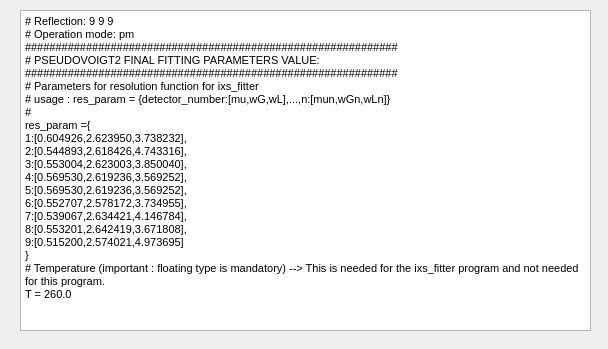
<?xml version="1.0" encoding="UTF-8"?>
<ui version="4.0">
 <class>Example_Resolution</class>
 <widget class="QDialog" name="Example_Resolution">
  <property name="geometry">
   <rect>
    <x>0</x>
    <y>0</y>
    <width>608</width>
    <height>349</height>
   </rect>
  </property>
  <property name="windowTitle">
   <string>Example resolution functions for Si(999)</string>
  </property>
  <widget class="QTextEdit" name="textEdit">
   <property name="geometry">
    <rect>
     <x>20</x>
     <y>10</y>
     <width>571</width>
     <height>321</height>
    </rect>
   </property>
   <property name="readOnly">
    <bool>true</bool>
   </property>
   <property name="html">
    <string>&lt;!DOCTYPE HTML PUBLIC &quot;-//W3C//DTD HTML 4.0//EN&quot; &quot;http://www.w3.org/TR/REC-html40/strict.dtd&quot;&gt;
&lt;html&gt;&lt;head&gt;&lt;meta name=&quot;qrichtext&quot; content=&quot;1&quot; /&gt;&lt;style type=&quot;text/css&quot;&gt;
p, li { white-space: pre-wrap; }
&lt;/style&gt;&lt;/head&gt;&lt;body style=&quot; font-family:'MS Shell Dlg 2'; font-size:8.25pt; font-weight:400; font-style:normal;&quot;&gt;
&lt;p style=&quot; margin-top:0px; margin-bottom:0px; margin-left:0px; margin-right:0px; -qt-block-indent:0; text-indent:0px;&quot;&gt;&lt;span style=&quot; font-size:8pt;&quot;&gt;# Reflection: 9 9 9&lt;/span&gt;&lt;/p&gt;
&lt;p style=&quot; margin-top:0px; margin-bottom:0px; margin-left:0px; margin-right:0px; -qt-block-indent:0; text-indent:0px;&quot;&gt;&lt;span style=&quot; font-size:8pt;&quot;&gt;# Operation mode: pm &lt;/span&gt;&lt;/p&gt;
&lt;p style=&quot; margin-top:0px; margin-bottom:0px; margin-left:0px; margin-right:0px; -qt-block-indent:0; text-indent:0px;&quot;&gt;&lt;span style=&quot; font-size:8pt;&quot;&gt;#############################################################&lt;/span&gt;&lt;/p&gt;
&lt;p style=&quot; margin-top:0px; margin-bottom:0px; margin-left:0px; margin-right:0px; -qt-block-indent:0; text-indent:0px;&quot;&gt;&lt;span style=&quot; font-size:8pt;&quot;&gt;# PSEUDOVOIGT2 FINAL FITTING PARAMETERS VALUE:&lt;/span&gt;&lt;/p&gt;
&lt;p style=&quot; margin-top:0px; margin-bottom:0px; margin-left:0px; margin-right:0px; -qt-block-indent:0; text-indent:0px;&quot;&gt;&lt;span style=&quot; font-size:8pt;&quot;&gt;#############################################################&lt;/span&gt;&lt;/p&gt;
&lt;p style=&quot; margin-top:0px; margin-bottom:0px; margin-left:0px; margin-right:0px; -qt-block-indent:0; text-indent:0px;&quot;&gt;&lt;span style=&quot; font-size:8pt;&quot;&gt;# Parameters for resolution function for ixs_fitter&lt;/span&gt;&lt;/p&gt;
&lt;p style=&quot; margin-top:0px; margin-bottom:0px; margin-left:0px; margin-right:0px; -qt-block-indent:0; text-indent:0px;&quot;&gt;&lt;span style=&quot; font-size:8pt;&quot;&gt;# usage : res_param = {detector_number:[mu,wG,wL],...,n:[mun,wGn,wLn]}&lt;/span&gt;&lt;/p&gt;
&lt;p style=&quot; margin-top:0px; margin-bottom:0px; margin-left:0px; margin-right:0px; -qt-block-indent:0; text-indent:0px;&quot;&gt;&lt;span style=&quot; font-size:8pt;&quot;&gt;# &lt;/span&gt;&lt;/p&gt;
&lt;p style=&quot; margin-top:0px; margin-bottom:0px; margin-left:0px; margin-right:0px; -qt-block-indent:0; text-indent:0px;&quot;&gt;&lt;span style=&quot; font-size:8pt;&quot;&gt;res_param ={ &lt;/span&gt;&lt;/p&gt;
&lt;p style=&quot; margin-top:0px; margin-bottom:0px; margin-left:0px; margin-right:0px; -qt-block-indent:0; text-indent:0px;&quot;&gt;&lt;span style=&quot; font-size:8pt;&quot;&gt;1:[0.604926,2.623950,3.738232],&lt;/span&gt;&lt;/p&gt;
&lt;p style=&quot; margin-top:0px; margin-bottom:0px; margin-left:0px; margin-right:0px; -qt-block-indent:0; text-indent:0px;&quot;&gt;&lt;span style=&quot; font-size:8pt;&quot;&gt;2:[0.544893,2.618426,4.743316],&lt;/span&gt;&lt;/p&gt;
&lt;p style=&quot; margin-top:0px; margin-bottom:0px; margin-left:0px; margin-right:0px; -qt-block-indent:0; text-indent:0px;&quot;&gt;&lt;span style=&quot; font-size:8pt;&quot;&gt;3:[0.553004,2.623003,3.850040],&lt;/span&gt;&lt;/p&gt;
&lt;p style=&quot; margin-top:0px; margin-bottom:0px; margin-left:0px; margin-right:0px; -qt-block-indent:0; text-indent:0px;&quot;&gt;&lt;span style=&quot; font-size:8pt;&quot;&gt;4:[0.569530,2.619236,3.569252],&lt;/span&gt;&lt;/p&gt;
&lt;p style=&quot; margin-top:0px; margin-bottom:0px; margin-left:0px; margin-right:0px; -qt-block-indent:0; text-indent:0px;&quot;&gt;&lt;span style=&quot; font-size:8pt;&quot;&gt;5:[0.569530,2.619236,3.569252],&lt;/span&gt;&lt;/p&gt;
&lt;p style=&quot; margin-top:0px; margin-bottom:0px; margin-left:0px; margin-right:0px; -qt-block-indent:0; text-indent:0px;&quot;&gt;&lt;span style=&quot; font-size:8pt;&quot;&gt;6:[0.552707,2.578172,3.734955],&lt;/span&gt;&lt;/p&gt;
&lt;p style=&quot; margin-top:0px; margin-bottom:0px; margin-left:0px; margin-right:0px; -qt-block-indent:0; text-indent:0px;&quot;&gt;&lt;span style=&quot; font-size:8pt;&quot;&gt;7:[0.539067,2.634421,4.146784],&lt;/span&gt;&lt;/p&gt;
&lt;p style=&quot; margin-top:0px; margin-bottom:0px; margin-left:0px; margin-right:0px; -qt-block-indent:0; text-indent:0px;&quot;&gt;&lt;span style=&quot; font-size:8pt;&quot;&gt;8:[0.553201,2.642419,3.671808],&lt;/span&gt;&lt;/p&gt;
&lt;p style=&quot; margin-top:0px; margin-bottom:0px; margin-left:0px; margin-right:0px; -qt-block-indent:0; text-indent:0px;&quot;&gt;&lt;span style=&quot; font-size:8pt;&quot;&gt;9:[0.515200,2.574021,4.973695]&lt;/span&gt;&lt;/p&gt;
&lt;p style=&quot; margin-top:0px; margin-bottom:0px; margin-left:0px; margin-right:0px; -qt-block-indent:0; text-indent:0px;&quot;&gt;&lt;span style=&quot; font-size:8pt;&quot;&gt;}&lt;/span&gt;&lt;/p&gt;
&lt;p style=&quot; margin-top:0px; margin-bottom:0px; margin-left:0px; margin-right:0px; -qt-block-indent:0; text-indent:0px;&quot;&gt;&lt;span style=&quot; font-size:8pt;&quot;&gt;# Temperature (important : floating type is mandatory) --&amp;gt; This is needed for the ixs_fitter program and not needed for this program.&lt;/span&gt;&lt;/p&gt;
&lt;p style=&quot; margin-top:0px; margin-bottom:0px; margin-left:0px; margin-right:0px; -qt-block-indent:0; text-indent:0px;&quot;&gt;&lt;span style=&quot; font-size:8pt;&quot;&gt;T = 260.0&lt;/span&gt;&lt;/p&gt;&lt;/body&gt;&lt;/html&gt;</string>
   </property>
  </widget>
 </widget>
 <resources/>
 <connections/>
</ui>
